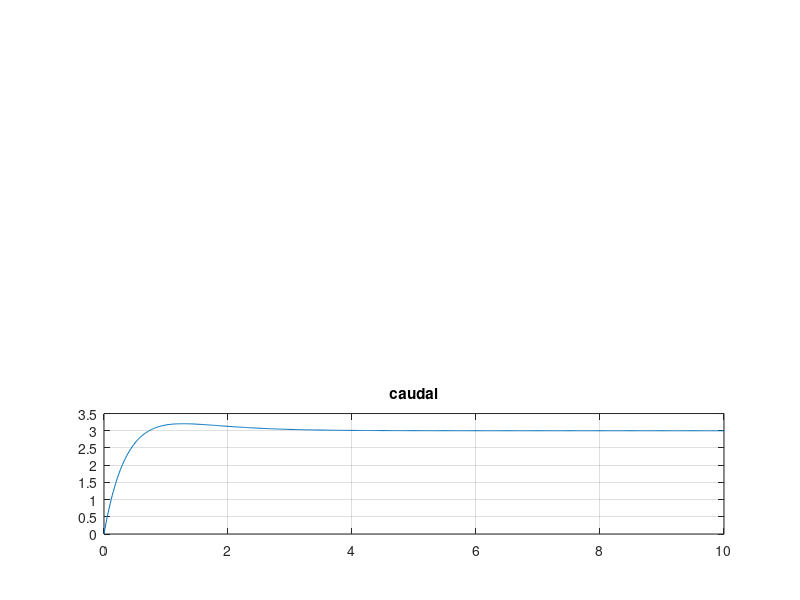

MATLAB code to generate this figure:
%TP1 Ejercicio 1, iniciso 3
clc; clear all; close all;
%componentes
A1=1;
A2=1;
R1=1/2;
R2=1/3;
h1(1)=0;
h2(1)=0;
%matrices del espacio de estados (ss)
A=[-1/(A1*R1) 1/(A1*R1); 1/(A2*R1) -(1/(A2*R1)+1/(A2*R2))]
B=[1/A1; 0]
Ct=[0 1]
D=[0]
X=[h1 ; h2];
u(1)=0;
[num,den]=ss2tf(A,B,Ct,D);
sys=tf(num,den);
Y(1)=0;

%Variables de utilidad
%Para determinar h se hace lo siguiente:
f=max(abs(pole(sys)))%Esto nos imprime la frecuencia del polo más alta del sistema.
%Como por el teorema del muestreo, tenemos que muestrear al doble de esa frecuencia
%determinamos h como 1/10f, donde f es la frecuencia más alta
h=1/(10*f) %El h como yo
tiempo=(10/h);
t=0:h:(tiempo*h);
i=1; k=0;
referencia=1; %altura en metros del tanque 2

%LQR
Q=diag([10 0.1 100])
R=1
A_amp=[A zeros(2,1); -Ct 0]
B_amp=[B(:,1);0]
K=lqr(A_amp,B_amp,Q,R);
psi=0;

while(i<(tiempo+2))

  h1(i)=X(1);h2(i)=X(2);
  u=-K*([X;psi]);

  accion(i)=u;
  X_P=A*X+B*u;%X punto
  psi=psi+h*(referencia-Ct*X);
  X=X+h*X_P;%Esto es el cálculo de la integral como sumatoria

  i=i+1;

end

%Imprimo como varían mis variables de estado y mi entrada
subplot(3,1,1) ;plot(t,h1); title('altura del primer tanque'); grid on;
subplot(3,1,2) ;plot(t,h2); grid on; hold;
step(sys,t,'r'), legend('altura controlada','altura sin controlador'); title('altura del segundo tanque');
subplot(3,1,3) ;plot(t,accion); title('caudal');grid on;
